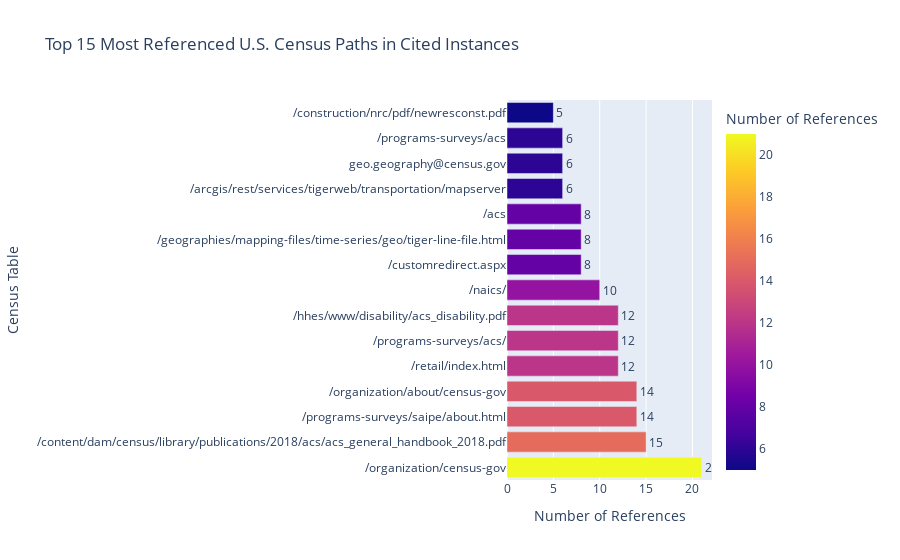

This figure's notebook cell:
### Code cell
tables, counts = zip(*c_most_common_paths)
# Create a DataFrame from the tables and counts
data = {'Census Table': tables, 'Number of References': counts}
df = pd.DataFrame(data)

# Create an interactive horizontal bar chart
fig = px.bar(df, 
             x='Number of References', 
             y='Census Table', 
             orientation='h',  # Horizontal bars
             title="Top 15 Most Referenced U.S. Census Paths in Cited Instances",
             labels={'Number of References': 'Number of References', 'Census Table': 'Census Table'},
             color='Number of References',  # Color bars based on count
             text='Number of References')  # Show count on hover

# Customize the hover data (you can modify this to include more details)
fig.update_traces(texttemplate='%{text}', textposition='outside')

# Invert the y-axis to show the highest count at the top
fig.update_yaxes(categoryorder='total descending')

# Show the interactive plot
fig.show()

### Figure 1 — Plotly figure (JSON) as saved in the notebook; plotly's stock layout.template omitted (floating-point values rounded to 4 significant figures)
{"data": [{"alignmentgroup": "True", "hovertemplate": "Number of References=%{marker.color}<br>Census Table=%{y}<extra></extra>", "legendgroup": "", "marker": {"color": [21, 15, 14, 14, 12, 12, 12, 10, 8, 8, 8, 6, 6, 6, 5], "coloraxis": "coloraxis", "pattern": {"shape": ""}}, "name": "", "offsetgroup": "", "orientation": "h", "showlegend": false, "text": [21, 15, 14, 14, 12, 12, 12, 10, 8, 8, 8, 6, 6, 6, 5], "textposition": "outside", "texttemplate": "%{text}", "type": "bar", "x": [21, 15, 14, 14, 12, 12, 12, 10, 8, 8, 8, 6, 6, 6, 5], "xaxis": "x", "y": ["/organization/census-gov", "/content/dam/census/library/publications/2018/acs/acs_general_handbook_2018.pdf", "/programs-surveys/saipe/about.html", "/organization/about/census-gov", "/retail/index.html", "/programs-surveys/acs/", "/hhes/www/disability/acs_disability.pdf", "/naics/", "/customredirect.aspx", "/geographies/mapping-files/time-series/geo/tiger-line-file.html", "/acs", "/arcgis/rest/services/tigerweb/transportation/mapserver", "geo.geography@census.gov", "/programs-surveys/acs", "/construction/nrc/pdf/newresconst.pdf"], "yaxis": "y"}], "layout": {"barmode": "relative", "coloraxis": {"colorbar": {"title": {"text": "Number of References"}}, "colorscale": [[0, "#0d0887"], [0.1111, "#46039f"], [0.2222, "#7201a8"], [0.3333, "#9c179e"], [0.4444, "#bd3786"], [0.5556, "#d8576b"], [0.6667, "#ed7953"], [0.7778, "#fb9f3a"], [0.8889, "#fdca26"], [1, "#f0f921"]]}, "legend": {"tracegroupgap": 0}, "title": {"text": "Top 15 Most Referenced U.S. Census Paths in Cited Instances"}, "xaxis": {"anchor": "y", "domain": [0, 1], "title": {"text": "Number of References"}}, "yaxis": {"anchor": "x", "categoryorder": "total descending", "domain": [0, 1], "title": {"text": "Census Table"}}}}
